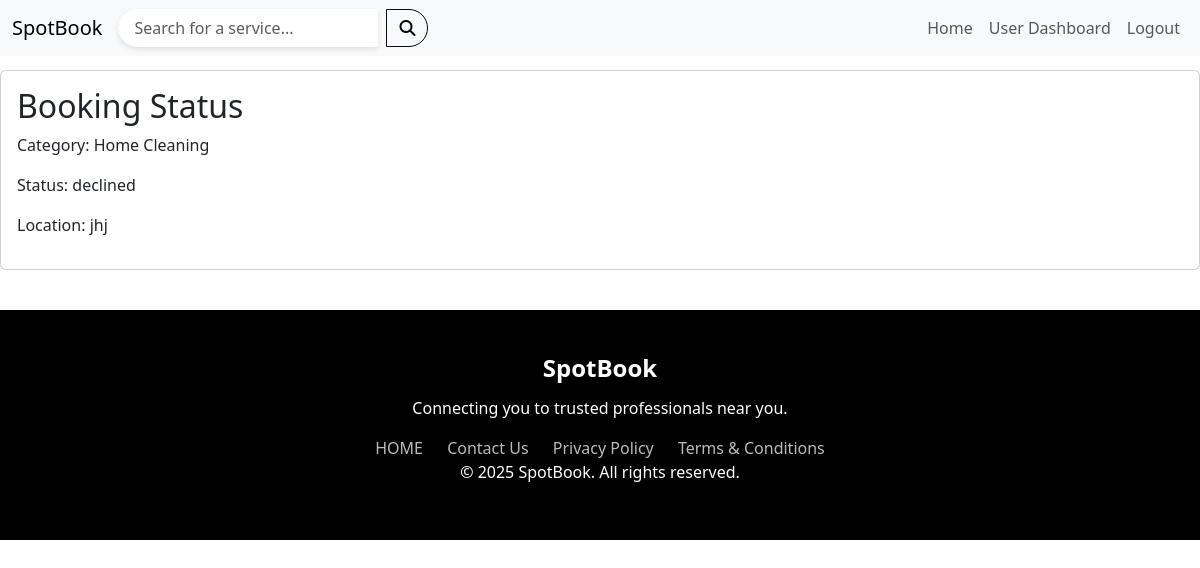
Screenshot of /booking_status/1/ (signed in) with the database file from the repository.
### core/models.py (models this page shows, shortened)
class Booking(models.Model):
    user = models.ForeignKey(User, related_name='bookings', on_delete=models.CASCADE)
    worker = models.ForeignKey(WorkerProfile, on_delete=models.SET_NULL, null=True, blank=True)
    category = models.ForeignKey(Category, on_delete=models.CASCADE)
    status = models.CharField(max_length=20, choices=[
        ('pending', 'Pending'),
        ('accepted', 'Accepted'),
        ('declined', 'Declined'),
    ], default='pending')
    user_location = models.CharField(max_length=255, blank=True)

class Category(models.Model):
    name = models.CharField(max_length=100)  # e.g., Plumbing, Electrician
    category_image = models.ImageField(upload_to='category_images/', blank=True)
    description = models.TextField(blank=True)
    price_range = models.CharField(max_length=100, blank=True)
    included_services = models.TextField(blank=True)
    def __str__(self):
        return self.name  # Return the name of the category

### core/views.py (the view)
# urls.py: path('booking_status/<int:booking_id>/', booking_status, name='booking_status'),  # Added booking status URL pattern
@login_required
def booking_status(request, booking_id):
    booking = get_object_or_404(Booking, id=booking_id)
    return render(request, 'booking_status.html', {'booking': booking})

### templates/booking_status.html (shortened to what this page needs)
{% extends 'base.html' %}
{% block content %}
<head>
</head>
<div class="card">
    <div class="card-body">
        <h2>Booking Status</h2>
        <p>Category: {{ booking.category }}</p>
        <p>Status: {{ booking.status }}</p>
        <p>Location: {{ booking.user_location }}</p>
    </div>
</div>
{% endblock %}

### rows the page displays
Booking: category "Home Cleaning", status "declined", user_location "jhj"
